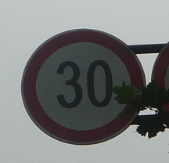
#> input picture dataset/images/002_1_0032.png, 169 x 163 px, given in place of 003_0001.png, which was not available
$ python image_resizer.py
#> lines starting #> are read from the running program, lines starting #| are printed output that depends on the picture
import os
import numpy as np
import pandas as pd
import cv2
import argparse
def average_w_h_caculation(annotations_file_loc = str, new_imageset_path=str, width_size=int, height_size=int):
#> called with annotations_file_loc = './dataset/new_annotations.csv', new_imageset_path = './dataset/new_imageset', width_size = 128, height_size = 128
    df = pd.read_csv(annotations_file_loc)
#> (reads dataset/new_annotations.csv from the repository)
    n = len(df)
    category = (df['category'].values).reshape(n, 1)
    file_name = (df['image_name'].values).reshape(n, 1)
    width = (df['width'].values).reshape(n, 1)
    height = (df['height'].values).reshape(n, 1)
    dataset = np.hstack((file_name, width, height, category))
    for data in dataset:
        image = cv2.imread(os.path.join(new_imageset_path, data[0]))
#> image is the input picture: shape (163, 169, 3); mean B, G, R 119.6, 120.4, 118.2
        if data[1] > width_size and data[2] > height_size:
            image = cv2.resize(image, (width_size, height_size), interpolation=cv2.INTER_AREA)
        elif data[1] < width_size and data[2] < height_size:
            image = cv2.resize(image, (width_size, height_size), interpolation=cv2.INTER_CUBIC)
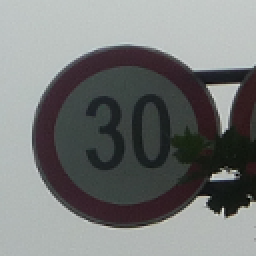
#> image: shape (128, 128, 3) (shown 2 times larger); mean B, G, R 119.6, 120.4, 118.2
        else:
            image = cv2.resize(image, (width_size, height_size), interpolation=cv2.INTER_LINEAR)
        cv2.imwrite(os.path.join(new_imageset_path, data[0]), image)
#> pass 2 of the loop in average_w_h_caculation, `for data in dataset:`:
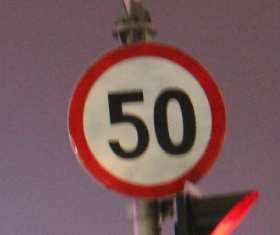
#> input picture dataset/images/004_1_0041.png, 280 x 235 px, given in place of 003_0002.png, which was not available
#> in average_w_h_caculation, image is the input picture: shape (235, 280, 3); mean B, G, R 92.1, 89.9, 120.4
#> in average_w_h_caculation, `image = cv2.resize(image, (width_size, height_size), interpolation=cv2..`:
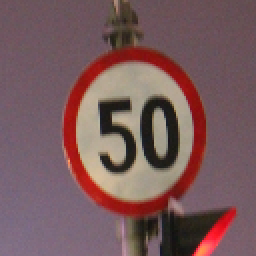
#> image: shape (128, 128, 3) (shown 2 times larger); mean B, G, R 92.1, 89.9, 120.4
    dataset = np.delete(dataset, [1, 2], axis=1)
    return dataset

if __name__ == "__main__":
    parser = argparse.ArgumentParser()
    parser.add_argument("--annotations_file_loc", type=str, default='./dataset/new_annotations.csv')
    parser.add_argument("--new_imageset_path", type=str, default='./dataset/new_imageset')
    args = parser.parse_args()
#> (the run stopped early here; a loop or call above may not have finished)
